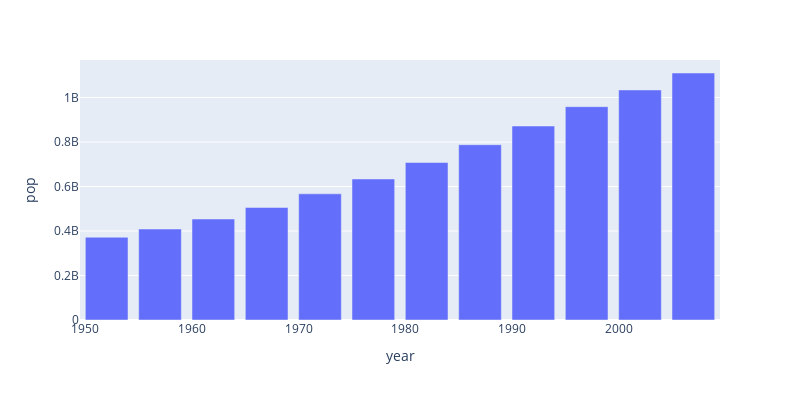

Here is the notebook cell this chart was saved with:
### Markdown cell above
#### Altering figure size
- Too big or too small figures are also not good.
- Figure size should always be appropriate.

### Code cell
data_india = px.data.gapminder().query("country == 'India'")
fig = px.bar(data_india, x='year', y='pop', width=800, height=400) # fixing the width and height of figure
fig.show()

### Figure 1 — Plotly figure (JSON) as saved in the notebook; plotly's stock layout.template omitted (floating-point values rounded to 4 significant figures)
{"data": [{"alignmentgroup": "True", "hovertemplate": "year=%{x}<br>pop=%{y}<extra></extra>", "legendgroup": "", "marker": {"color": "#636efa", "pattern": {"shape": ""}}, "name": "", "offsetgroup": "", "orientation": "v", "showlegend": false, "textposition": "auto", "type": "bar", "x": [1952, 1957, 1962, 1967, 1972, 1977, 1982, 1987, 1992, 1997, 2002, 2007], "xaxis": "x", "y": [372000000, 409000000, 454000000, 506000000, 567000000, 634000000, 708000000, 788000000, 872000000, 959000000, 1034172547, 1110396331], "yaxis": "y"}], "layout": {"barmode": "relative", "height": 400, "legend": {"tracegroupgap": 0}, "margin": {"t": 60}, "width": 800, "xaxis": {"anchor": "y", "domain": [0, 1], "title": {"text": "year"}}, "yaxis": {"anchor": "x", "domain": [0, 1], "title": {"text": "pop"}}}}
